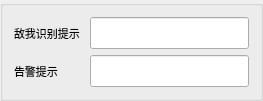
         <widget class="QGroupBox" name="groupBox_45">
          <property name="enabled">
           <bool>true</bool>
          </property>
          <property name="maximumSize">
           <size>
            <width>16777215</width>
            <height>16777215</height>
           </size>
          </property>
          <property name="font">
           <font>
            <family>微软雅黑</family>
            <pointsize>13</pointsize>
            <weight>75</weight>
            <bold>true</bold>
           </font>
          </property>
          <property name="mouseTracking">
           <bool>false</bool>
          </property>
          <property name="title">
           <string />
          </property>
          <property name="flat">
           <bool>false</bool>
          </property>
          <property name="checkable">
           <bool>false</bool>
          </property>
          <layout class="QGridLayout" name="gridLayout_18">
           <item row="0" column="0">
            <layout class="QHBoxLayout" name="horizontalLayout_54">
             <item>
              <widget class="QLabel" name="label_42">
               <property name="minimumSize">
                <size>
                 <width>70</width>
                 <height>0</height>
                </size>
               </property>
               <property name="font">
                <font>
                 <family>微软雅黑</family>
                 <pointsize>8</pointsize>
                 <weight>50</weight>
                 <bold>false</bold>
                </font>
               </property>
               <property name="text">
                <string>敌我识别提示</string>
               </property>
              </widget>
             </item>
             <item>
              <widget class="QLineEdit" name="lineEdit_IdentificationOfFriendOrFoePrompt">
               <property name="font">
                <font>
                 <family>微软雅黑</family>
                 <pointsize>13</pointsize>
                 <weight>50</weight>
                 <bold>false</bold>
                </font>
               </property>
              </widget>
             </item>
            </layout>
           </item>
           <item row="1" column="0">
            <layout class="QHBoxLayout" name="horizontalLayout_55">
             <item>
              <widget class="QLabel" name="label_43">
               <property name="minimumSize">
                <size>
                 <width>70</width>
                 <height>0</height>
                </size>
               </property>
               <property name="font">
                <font>
                 <family>微软雅黑</family>
                 <pointsize>8</pointsize>
                 <weight>50</weight>
                 <bold>false</bold>
                </font>
               </property>
               <property name="text">
                <string>告警提示</string>
               </property>
              </widget>
             </item>
             <item>
              <widget class="QLineEdit" name="lineEdit_WarningPrompt">
               <property name="font">
                <font>
                 <family>微软雅黑</family>
                 <pointsize>13</pointsize>
                 <weight>50</weight>
                 <bold>false</bold>
                </font>
               </property>
              </widget>
             </item>
            </layout>
           </item>
          </layout>
         </widget>
